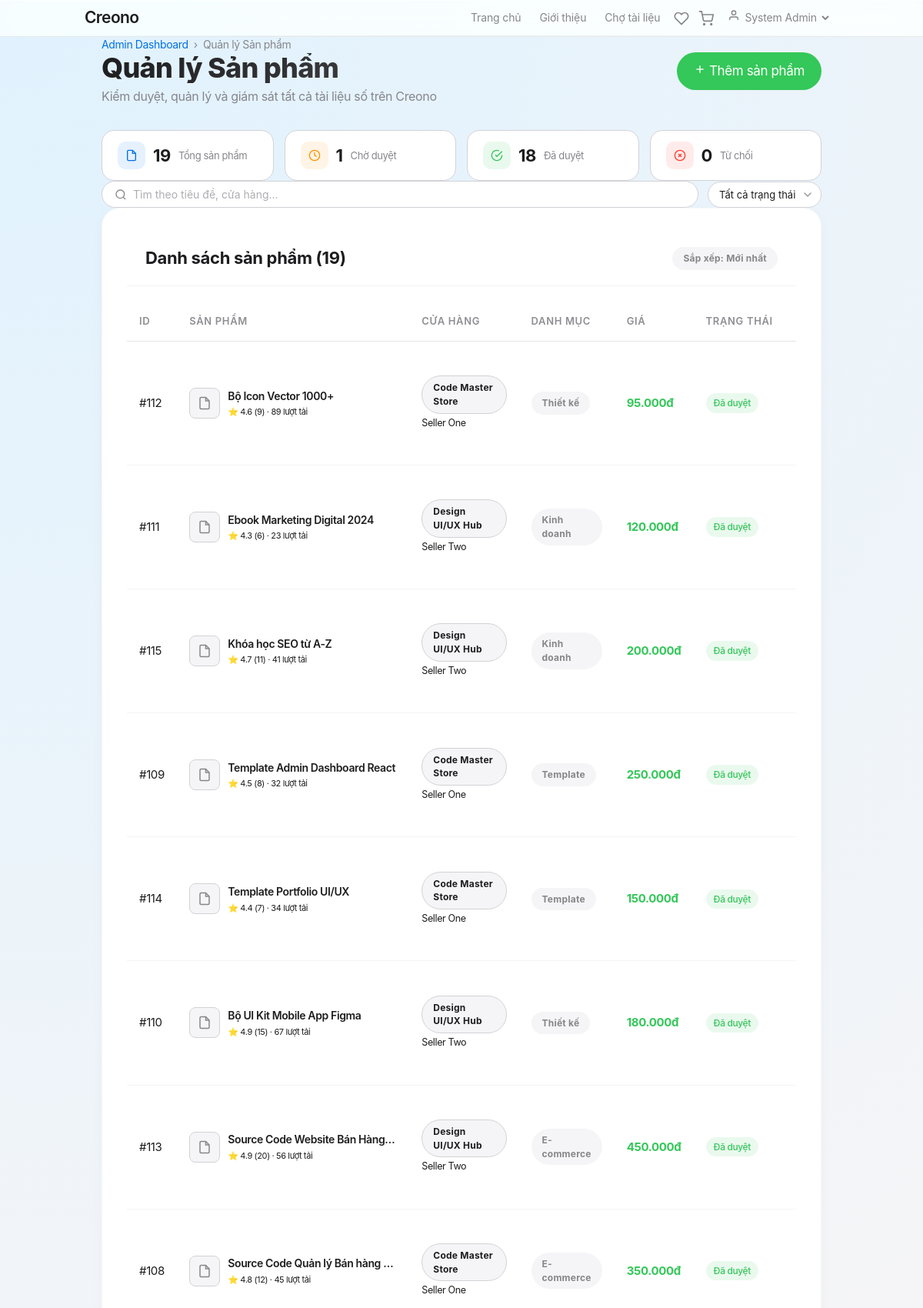
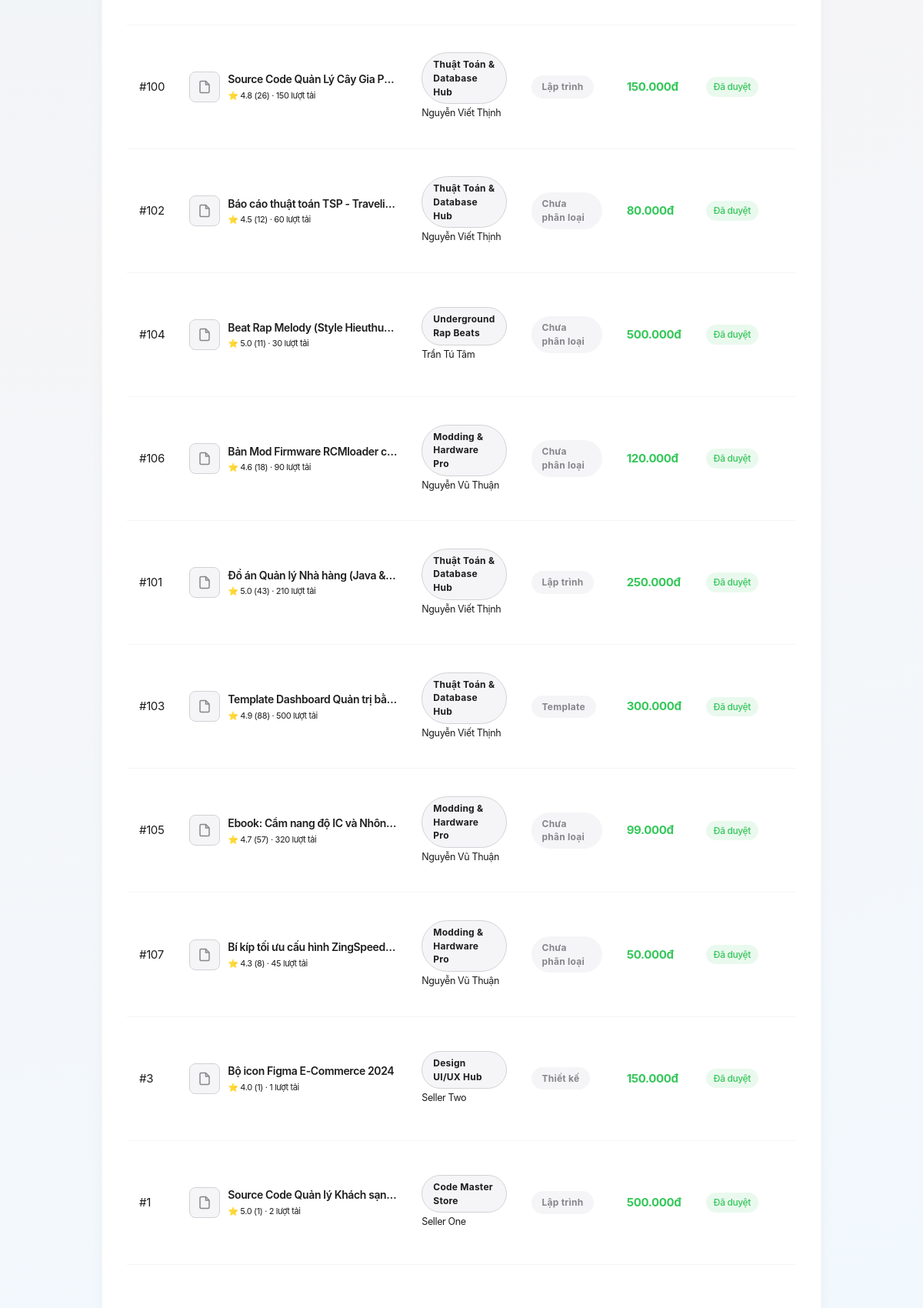
The app's page /adminProductController/index (signed in, upper part) with its own data (2 pictures, top to bottom).
### tables this page shows
CREATE TABLE products (
    id BIGINT AUTO_INCREMENT PRIMARY KEY,
    store_id BIGINT NOT NULL,
    category_id BIGINT DEFAULT NULL,
    title VARCHAR(255) NOT NULL,
    description TEXT DEFAULT NULL,
    price DECIMAL(19,4) NOT NULL,
    preview_url VARCHAR(500) DEFAULT NULL,
    rating DECIMAL(3,2) DEFAULT 0.00,
    review_count INT DEFAULT 0,
    download_count INT DEFAULT 0,
    status TINYINT DEFAULT 1 COMMENT '1:Pending, 2:Approved, 3:Rejected',
    deleted_at DATETIME DEFAULT NULL,
    created_at DATETIME DEFAULT CURRENT_TIMESTAMP,
    CONSTRAINT fk_product_store FOREIGN KEY (store_id) REFERENCES stores(id),
    CONSTRAINT fk_product_category FOREIGN KEY (category_id) REFERENCES categories(id) ON DELETE SET NULL
);

CREATE TABLE stores (
    id BIGINT AUTO_INCREMENT PRIMARY KEY,
    user_id BIGINT NOT NULL,
    name VARCHAR(255) NOT NULL,
    status TINYINT DEFAULT 1,
    description TEXT DEFAULT NULL,
    logo_url VARCHAR(255) DEFAULT NULL,
    document_url VARCHAR(500) DEFAULT NULL,
    phone VARCHAR(20) DEFAULT NULL,
    address VARCHAR(255) DEFAULT NULL,
    bank_name VARCHAR(100) DEFAULT NULL,
    bank_account_number VARCHAR(50) DEFAULT NULL,
    bank_account_name VARCHAR(100) DEFAULT NULL,
    slug VARCHAR(255) DEFAULT NULL UNIQUE,
    rejection_reason TEXT DEFAULT NULL,
    created_at DATETIME DEFAULT CURRENT_TIMESTAMP,
    updated_at DATETIME DEFAULT CURRENT_TIMESTAMP ON UPDATE CURRENT_TIMESTAMP,
    CONSTRAINT fk_store_user FOREIGN KEY (user_id) REFERENCES users(id)
);

CREATE TABLE users (
    id BIGINT AUTO_INCREMENT PRIMARY KEY,
    name VARCHAR(255) NOT NULL,
    email VARCHAR(255) NOT NULL UNIQUE,
    password VARCHAR(255) NOT NULL,
    role TINYINT DEFAULT 1 COMMENT '1:Buyer, 2:Seller, 3:Admin, 4:Censor',
    is_locked TINYINT DEFAULT 0 COMMENT '0:Active, 1:Locked',
    created_at DATETIME DEFAULT CURRENT_TIMESTAMP
);

CREATE TABLE categories (
    id BIGINT AUTO_INCREMENT PRIMARY KEY,
    name VARCHAR(100) NOT NULL,
    slug VARCHAR(100) NOT NULL UNIQUE,
    description TEXT DEFAULT NULL,
    sort_order INT DEFAULT 0,
    created_at DATETIME DEFAULT CURRENT_TIMESTAMP
);

### app/Views/admin/products/index.php (the view, shortened to what the rows shown need)
<?php require APPROOT . '/Views/inc/header.php'; ?>
<link rel="stylesheet" href="<?php echo URLROOT; ?>/css/pages/admin-products.css?v=<?php echo time(); ?>">
<div class="container mt-4 mb-5">
    <div class="admin-header flex-between mb-4">
        <div>
            <h1 class="admin-title">Quản lý Sản phẩm</h1>
        </div>
    </div>
    <div class="admin-card">
        <div class="table-responsive">
            <table class="admin-table" id="ap-products-table">
                <thead>
                    <tr>
                        <th>ID</th>
                        <th>Sản phẩm</th>
                        <th>Cửa hàng</th>
                        <th>Danh mục</th>
                        <th>Giá</th>
                        <th>Trạng thái</th>
                        <th>Ngày tạo</th>
                    </tr>
                </thead>
                <tbody id="ap-products-tbody">
                    <?php if (!empty($data['products'])) : ?>
                        <?php foreach ($data['products'] as $prod) : ?>
                            <tr id="ap-row-<?php echo $prod->id; ?>"
                                data-title="<?php echo htmlspecialchars(strtolower($prod->title)); ?>"
                                data-store="<?php echo htmlspecialchars(strtolower($prod->store_name)); ?>"
                                data-status="<?php echo $prod->status; ?>">
                                <td><span class="text-muted">#<?php echo $prod->id; ?></span></td>
                                <td>
                                    <div class="ap-product-cell">
                                        <?php if (!empty($prod->preview_url)) : ?>
                                            <img src="<?php echo URLROOT . '/' . htmlspecialchars($prod->preview_url); ?>"
                                                 alt="Preview" class="ap-product-thumb">
                                        <?php else : ?>
                                            <div class="ap-product-thumb ap-thumb-placeholder">
                                                <svg width="18" height="18" viewBox="0 0 24 24" fill="none" stroke="currentColor" stroke-width="2">
                                                    <path d="M14 2H6a2 2 0 0 0-2 2v16a2 2 0 0 0 2 2h12a2 2 0 0 0 2-2V8z"></path>
                                                    <polyline points="14 2 14 8 20 8"></polyline>
                                                </svg>
                                            </div>
                                        <?php endif; ?>
                                        <div class="ap-product-info">
                                            <strong><?php echo htmlspecialchars($prod->title); ?></strong>
                                            <small class="text-muted">
                                                ⭐ <?php echo number_format($prod->rating, 1); ?>
                                                (<?php echo $prod->review_count; ?>)
                                                · <?php echo $prod->download_count; ?> lượt tải
                                            </small>
                                        </div>
                                    </div>
                                </td>
                                <td>
                                    <span class="badge badge-secondary"><?php echo htmlspecialchars($prod->store_name); ?></span>
                                    <br><small class="text-muted"><?php echo htmlspecialchars($prod->seller_name); ?></small>
                                </td>
                                <td>
                                    <span class="badge badge-light"><?php echo htmlspecialchars($prod->category_name ?? 'Chưa phân loại'); ?></span>
                                </td>
                                <td>
                                    <strong class="text-green"><?php echo number_format($prod->price, 0, ',', '.'); ?>đ</strong>
                                </td>
                                <td>
                                    <?php
                                    $statusMap = [
                                        1 => ['Chờ duyệt', 'ap-status--pending'],
                                        2 => ['Đã duyệt', 'ap-status--approved'],
                                        3 => ['Từ chối', 'ap-status--rejected']
                                    ];
                                    $statusInfo = $statusMap[$prod->status] ?? ['Unknown', 'ap-status--pending'];
                                    ?>
                                    <span class="ap-status-badge <?php echo $statusInfo[1]; ?>"
                                          id="ap-status-<?php echo $prod->id; ?>">
                                        <?php echo $statusInfo[0]; ?>
                                    </span>
                                </td>
                                <td>
                                </td>
                            </tr>
                        <?php endforeach; ?>
                    <?php else : ?>
                        <tr>
                            <td colspan="8" class="text-center text-muted py-4">Chưa có sản phẩm nào trong hệ thống.</td>
                        </tr>
                    <?php endif; ?>
                </tbody>
            </table>
        </div>
    </div>
</div>
<?php require APPROOT . '/Views/inc/footer.php'; ?>

### records on screen
products: id "112", title "Bộ Icon Vector 1000+", rating "4.6", review_count "9", download_count "89", store.name "Code Master Store", users.name "Seller One", category.name "Thiết kế", price "95.000", status "Đã duyệt"
products: id "111", title "Ebook Marketing Digital 2024", rating "4.3", review_count "6", download_count "23", store.name "Design UI/UX Hub", users.name "Seller Two", category.name "Kinh doanh", price "120.000", status "Đã duyệt"
products: id "115", title "Khóa học SEO từ A-Z", rating "4.7", review_count "11", download_count "41", store.name "Design UI/UX Hub", users.name "Seller Two", category.name "Kinh doanh", price "200.000", status "Đã duyệt"
products: id "109", title "Template Admin Dashboard React", rating "4.5", review_count "8", download_count "32", store.name "Code Master Store", users.name "Seller One", category.name "Template", price "250.000", status "Đã duyệt"
products: id "114", title "Template Portfolio UI/UX", rating "4.4", review_count "7", download_count "34", store.name "Code Master Store", users.name "Seller One", category.name "Template", price "150.000", status "Đã duyệt"
products: id "110", title "Bộ UI Kit Mobile App Figma", rating "4.9", review_count "15", download_count "67", store.name "Design UI/UX Hub", users.name "Seller Two", category.name "Thiết kế", price "180.000", status "Đã duyệt"
products: id "113", title "Source Code Website Bán Hàng…", rating "4.9", review_count "20", download_count "56", store.name "Design UI/UX Hub", users.name "Seller Two", category.name "E-commerce", price "450.000", status "Đã duyệt"
products: id "108", title "Source Code Quản lý Bán hàng…", rating "4.8", review_count "12", download_count "45", store.name "Code Master Store", users.name "Seller One", category.name "E-commerce", price "350.000", status "Đã duyệt"
products: id "100", title "Source Code Quản Lý Cây Gia P…", rating "4.8", review_count "26", download_count "150", store.name "Thuật Toán & Database Hub", users.name "Nguyễn Viết Thịnh", category.name "Lập trình", price "150.000", status "Đã duyệt"
products: id "102", title "Báo cáo thuật toán TSP - Traveli…", rating "4.5", review_count "12", download_count "60", store.name "Thuật Toán & Database Hub", users.name "Nguyễn Viết Thịnh", category_name "Chưa phân loại", price "80.000", status "Đã duyệt"
products: id "104", title "Beat Rap Melody (Style Hieuthu…", rating "5.0", review_count "11", download_count "30", store.name "Underground Rap Beats", users.name "Trần Tú Tâm", category_name "Chưa phân loại", price "500.000", status "Đã duyệt"
products: id "106", title "Bản Mod Firmware RCMloader c…", rating "4.6", review_count "18", download_count "90", store.name "Modding & Hardware Pro", users.name "Nguyễn Vũ Thuận", category_name "Chưa phân loại", price "120.000", status "Đã duyệt"
products: id "101", title "Đồ án Quản lý Nhà hàng (Java &…", rating "5.0", review_count "43", download_count "210", store.name "Thuật Toán & Database Hub", users.name "Nguyễn Viết Thịnh", category.name "Lập trình", price "250.000", status "Đã duyệt"
products: id "103", title "Template Dashboard Quản trị bằ…", rating "4.9", review_count "88", download_count "500", store.name "Thuật Toán & Database Hub", users.name "Nguyễn Viết Thịnh", category.name "Template", price "300.000", status "Đã duyệt"
products: id "105", title "Ebook: Cẩm nang độ IC và Nhôn…", rating "4.7", review_count "57", download_count "320", store.name "Modding & Hardware Pro", users.name "Nguyễn Vũ Thuận", category_name "Chưa phân loại", price "99.000", status "Đã duyệt"
products: id "107", title "Bí kíp tối ưu cấu hình ZingSpeed…", rating "4.3", review_count "8", download_count "45", store.name "Modding & Hardware Pro", users.name "Nguyễn Vũ Thuận", category_name "Chưa phân loại", price "50.000", status "Đã duyệt"
products: id "3", title "Bộ icon Figma E-Commerce 2024", rating "4.0", review_count "1", download_count "1", store.name "Design UI/UX Hub", users.name "Seller Two", category.name "Thiết kế", price "150.000", status "Đã duyệt"
products: id "1", title "Source Code Quản lý Khách sạn…", rating "5.0", review_count "1", download_count "2", store.name "Code Master Store", users.name "Seller One", category.name "Lập trình", price "500.000", status "Đã duyệt"

### other values on screen
SITENAME "Creono"
$_SESSION['user_name'] "System Admin"
$data['total_products'] "19"
$data['pending_count'] "1"
$data['approved_count'] "18"
$data['rejected_count'] "0"
count($data['products']) "19"
